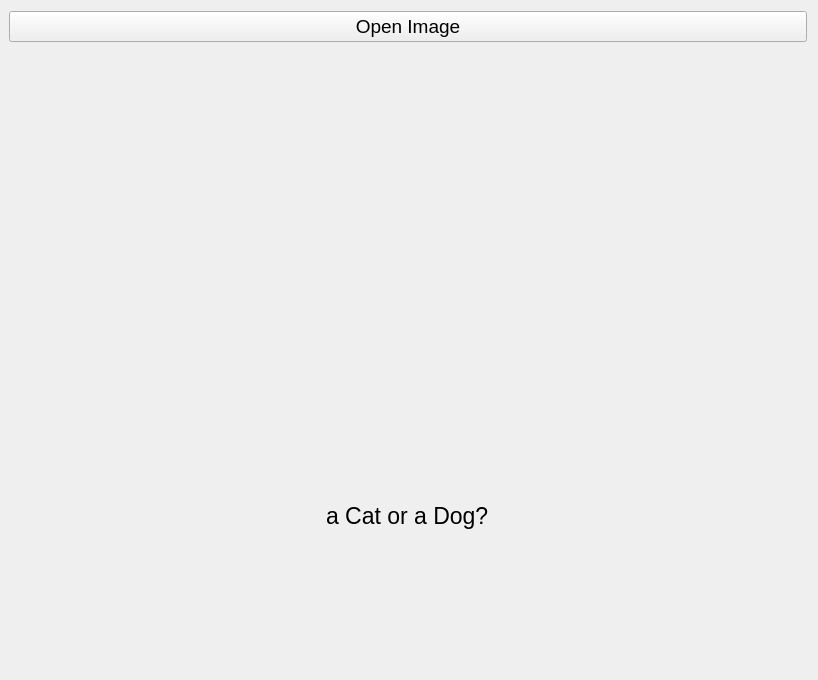
<?xml version="1.0" encoding="UTF-8"?>
<ui version="4.0">
 <class>Form</class>
 <widget class="QWidget" name="Form">
  <property name="geometry">
   <rect>
    <x>0</x>
    <y>0</y>
    <width>818</width>
    <height>680</height>
   </rect>
  </property>
  <property name="sizePolicy">
   <sizepolicy hsizetype="Preferred" vsizetype="Preferred">
    <horstretch>0</horstretch>
    <verstretch>0</verstretch>
   </sizepolicy>
  </property>
  <property name="windowTitle">
   <string>Form</string>
  </property>
  <layout class="QVBoxLayout" name="verticalLayout" stretch="0,0,0">
   <property name="spacing">
    <number>6</number>
   </property>
   <property name="leftMargin">
    <number>9</number>
   </property>
   <item>
    <widget class="QPushButton" name="button_open">
     <property name="font">
      <font>
       <pointsize>14</pointsize>
      </font>
     </property>
     <property name="text">
      <string>Open Image</string>
     </property>
    </widget>
   </item>
   <item>
    <widget class="QLabel" name="label_image">
     <property name="sizePolicy">
      <sizepolicy hsizetype="Preferred" vsizetype="Preferred">
       <horstretch>0</horstretch>
       <verstretch>0</verstretch>
      </sizepolicy>
     </property>
     <property name="text">
      <string/>
     </property>
     <property name="pixmap">
      <pixmap>dataset/dog2.jpg</pixmap>
     </property>
     <property name="scaledContents">
      <bool>true</bool>
     </property>
    </widget>
   </item>
   <item alignment="Qt::AlignHCenter">
    <widget class="QLabel" name="label_description_and_result">
     <property name="font">
      <font>
       <pointsize>17</pointsize>
      </font>
     </property>
     <property name="text">
      <string>a Cat or a Dog?</string>
     </property>
    </widget>
   </item>
  </layout>
 </widget>
 <resources/>
 <connections/>
</ui>
